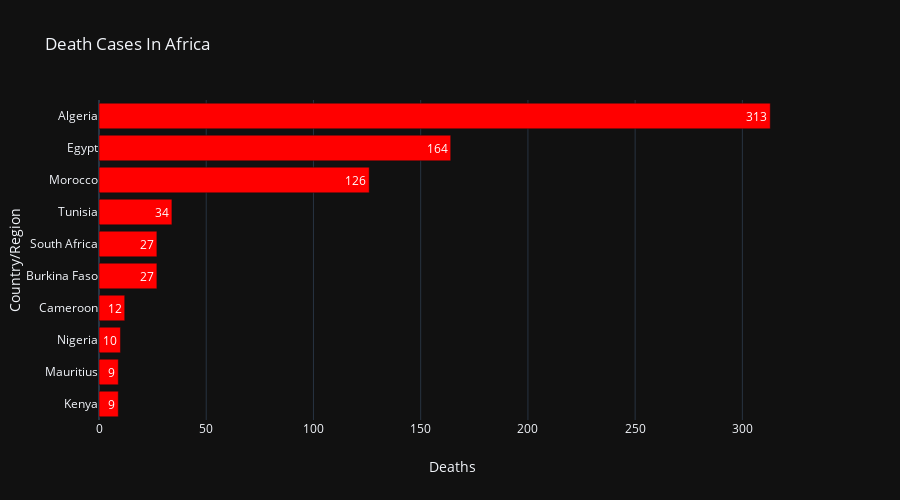

Notebook code for this chart:
### Code cell
# countries with the highest death rate
highest_death = current.groupby('Country/Region')['Deaths'].sum().reset_index()
fig = px.bar(highest_death.sort_values('Deaths',ascending=False)[:10][::-1],
            x='Deaths',y='Country/Region',color_discrete_sequence=['Red'],
             title='Death Cases In Africa', text='Deaths', height=500, orientation='h')
fig.show()

### Figure 1 — Plotly figure (JSON) as saved in the notebook; plotly's stock layout.template omitted (floating-point values rounded to 4 significant figures)
{"data": [{"alignmentgroup": "True", "hoverlabel": {"namelength": 0}, "hovertemplate": "Deaths=%{text}<br>Country/Region=%{y}", "legendgroup": "", "marker": {"color": "Red"}, "name": "", "offsetgroup": "", "orientation": "h", "showlegend": false, "text": [9, 9, 10, 12, 27, 27, 34, 126, 164, 313], "textposition": "auto", "type": "bar", "x": [9, 9, 10, 12, 27, 27, 34, 126, 164, 313], "xaxis": "x", "y": ["Kenya", "Mauritius", "Nigeria", "Cameroon", "Burkina Faso", "South Africa", "Tunisia", "Morocco", "Egypt", "Algeria"], "yaxis": "y"}], "layout": {"barmode": "relative", "height": 500, "legend": {"tracegroupgap": 0}, "title": {"text": "Death Cases In Africa"}, "xaxis": {"anchor": "y", "domain": [0, 0.98], "title": {"text": "Deaths"}}, "yaxis": {"anchor": "x", "domain": [0, 1], "title": {"text": "Country/Region"}}}}
